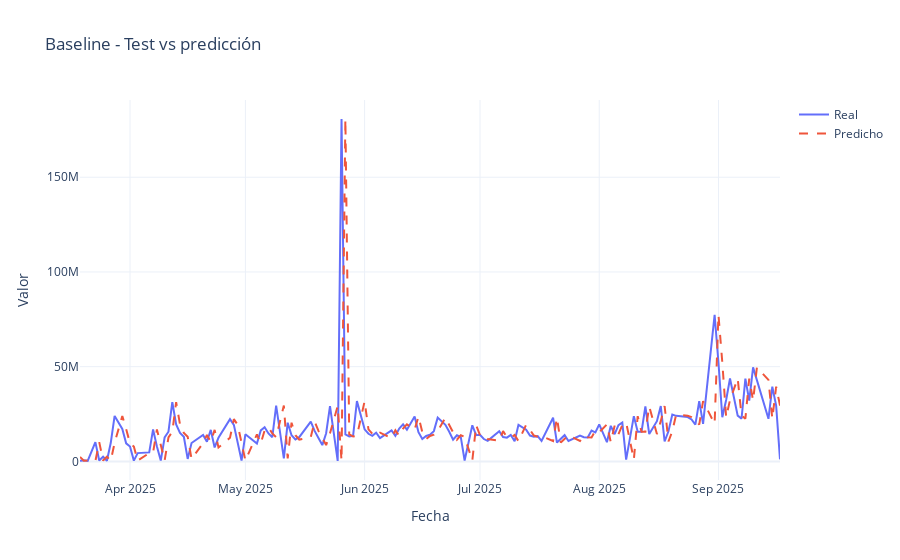

Here is the notebook cell this chart was saved with:
### Markdown cell above
## 8. Modelo baseline ingenuo (último valor)

### Code cell
class NaiveLastValueModel:
    def fit(self, X, y=None):
        return self
    def predict(self, X):
        X = np.asarray(X)
        return X[:, -1:].copy()

baseline = NaiveLastValueModel().fit(X_train, y_train)

y_test_pred_baseline_scaled = baseline.predict(X_test).reshape(-1)
y_test_true_scaled = y_test.reshape(-1)

y_test_true = scaler.inverse_transform(y_test_true_scaled.reshape(-1, 1)).reshape(-1)
y_test_pred_baseline = scaler.inverse_transform(y_test_pred_baseline_scaled.reshape(-1, 1)).reshape(-1)

metrics_base = regression_metrics(y_test_true, y_test_pred_baseline)
print('Baseline – métricas test:', metrics_base)

fig = plot_history_vs_pred(test_dates, y_test_true, y_test_pred_baseline,
                           title='Baseline - Test vs predicción')
fig.show()

### Figure 1 — Plotly figure (JSON) as saved in the notebook; plotly's stock layout.template omitted (floating-point values rounded to 4 significant figures; data arrays with more than 128 entries replaced by an {"elided": "..."} marker saying what was removed)
{"data": [{"mode": "lines", "name": "Real", "type": "scatter", "x": {"elided": "146 str values"}, "y": {"elided": "146 float values"}}, {"line": {"dash": "dash"}, "mode": "lines", "name": "Predicho", "type": "scatter", "x": {"elided": "146 str values"}, "y": {"elided": "146 float values"}}], "layout": {"title": {"text": "Baseline - Test vs predicción"}, "xaxis": {"title": {"text": "Fecha"}}, "yaxis": {"title": {"text": "Valor"}}}}
